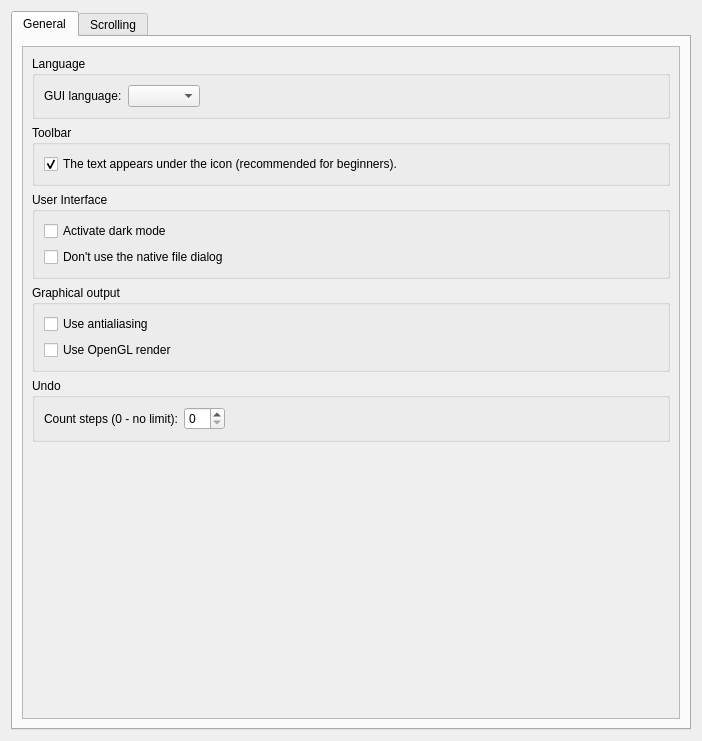
<?xml version="1.0" encoding="UTF-8"?>
<ui version="4.0">
 <class>PuzzlePreferencesConfigurationPage</class>
 <widget class="QWidget" name="PuzzlePreferencesConfigurationPage">
  <property name="geometry">
   <rect>
    <x>0</x>
    <y>0</y>
    <width>702</width>
    <height>741</height>
   </rect>
  </property>
  <property name="windowTitle">
   <string>Form</string>
  </property>
  <layout class="QVBoxLayout" name="verticalLayout">
   <item>
    <widget class="QTabWidget" name="tabWidget">
     <property name="currentIndex">
      <number>0</number>
     </property>
     <widget class="QWidget" name="tabGeneral">
      <attribute name="title">
       <string>General</string>
      </attribute>
      <layout class="QVBoxLayout" name="verticalLayout_2">
       <item>
        <widget class="QScrollArea" name="scrollArea">
         <property name="widgetResizable">
          <bool>true</bool>
         </property>
         <widget class="QWidget" name="scrollAreaWidgetContents">
          <property name="geometry">
           <rect>
            <x>0</x>
            <y>0</y>
            <width>660</width>
            <height>672</height>
           </rect>
          </property>
          <layout class="QVBoxLayout" name="verticalLayout_6">
           <item>
            <widget class="QGroupBox" name="groupBox_2">
             <property name="title">
              <string>Language</string>
             </property>
             <layout class="QFormLayout" name="formLayout">
              <property name="fieldGrowthPolicy">
               <enum>QFormLayout::ExpandingFieldsGrow</enum>
              </property>
              <item row="0" column="0">
               <widget class="QLabel" name="label_2">
                <property name="text">
                 <string>GUI language:</string>
                </property>
               </widget>
              </item>
              <item row="0" column="1">
               <widget class="QComboBox" name="langCombo"/>
              </item>
             </layout>
            </widget>
           </item>
           <item>
            <widget class="QGroupBox" name="groupBox_6">
             <property name="title">
              <string>Toolbar</string>
             </property>
             <layout class="QVBoxLayout" name="verticalLayout_4">
              <item>
               <widget class="QCheckBox" name="toolBarStyleCheck">
                <property name="text">
                 <string>The text appears under the icon (recommended for beginners).</string>
                </property>
                <property name="checked">
                 <bool>true</bool>
                </property>
               </widget>
              </item>
             </layout>
            </widget>
           </item>
           <item>
            <widget class="QGroupBox" name="groupBox_4">
             <property name="title">
              <string>User Interface</string>
             </property>
             <layout class="QVBoxLayout" name="verticalLayout_5">
              <item>
               <widget class="QCheckBox" name="darkModeCheck">
                <property name="text">
                 <string>Activate dark mode</string>
                </property>
               </widget>
              </item>
              <item>
               <widget class="QCheckBox" name="checkBoxDontUseNativeDialog">
                <property name="text">
                 <string>Don't use the native file dialog</string>
                </property>
               </widget>
              </item>
             </layout>
            </widget>
           </item>
           <item>
            <widget class="QGroupBox" name="groupBox_3">
             <property name="title">
              <string>Graphical output</string>
             </property>
             <layout class="QVBoxLayout" name="verticalLayout_3">
              <item>
               <widget class="QCheckBox" name="graphOutputCheck">
                <property name="text">
                 <string>Use antialiasing</string>
                </property>
               </widget>
              </item>
              <item>
               <widget class="QCheckBox" name="checkBoxOpenGLRender">
                <property name="toolTip">
                 <string>Use OpenGL to render a scene.
This option will take an affect after restart.</string>
                </property>
                <property name="text">
                 <string>Use OpenGL render</string>
                </property>
                <property name="tristate">
                 <bool>false</bool>
                </property>
               </widget>
              </item>
             </layout>
            </widget>
           </item>
           <item>
            <widget class="QGroupBox" name="groupBox_5">
             <property name="title">
              <string>Undo</string>
             </property>
             <layout class="QFormLayout" name="formLayout_2">
              <property name="fieldGrowthPolicy">
               <enum>QFormLayout::ExpandingFieldsGrow</enum>
              </property>
              <item row="0" column="0">
               <widget class="QLabel" name="label_3">
                <property name="text">
                 <string>Count steps (0 - no limit):</string>
                </property>
               </widget>
              </item>
              <item row="0" column="1">
               <widget class="QSpinBox" name="undoCount"/>
              </item>
             </layout>
            </widget>
           </item>
           <item>
            <spacer name="verticalSpacer">
             <property name="orientation">
              <enum>Qt::Vertical</enum>
             </property>
             <property name="sizeHint" stdset="0">
              <size>
               <width>20</width>
               <height>40</height>
              </size>
             </property>
            </spacer>
           </item>
          </layout>
         </widget>
        </widget>
       </item>
      </layout>
     </widget>
     <widget class="QWidget" name="tabScrolling">
      <attribute name="title">
       <string>Scrolling</string>
      </attribute>
      <layout class="QVBoxLayout" name="verticalLayout_7">
       <item>
        <widget class="QScrollArea" name="scrollArea_2">
         <property name="widgetResizable">
          <bool>true</bool>
         </property>
         <widget class="QWidget" name="scrollAreaWidgetContents_2">
          <property name="geometry">
           <rect>
            <x>0</x>
            <y>0</y>
            <width>660</width>
            <height>672</height>
           </rect>
          </property>
          <layout class="QVBoxLayout" name="verticalLayout_8">
           <item>
            <widget class="QGroupBox" name="groupBox">
             <property name="title">
              <string>Animation</string>
             </property>
             <layout class="QFormLayout" name="formLayout_3">
              <property name="fieldGrowthPolicy">
               <enum>QFormLayout::ExpandingFieldsGrow</enum>
              </property>
              <item row="0" column="0">
               <widget class="QLabel" name="label_8">
                <property name="text">
                 <string>Duration:</string>
                </property>
               </widget>
              </item>
              <item row="0" column="1">
               <widget class="QSpinBox" name="spinBoxDuration">
                <property name="toolTip">
                 <string>Scrolling animation duration</string>
                </property>
                <property name="suffix">
                 <string comment="milliseconds">ms</string>
                </property>
                <property name="minimum">
                 <number>100</number>
                </property>
                <property name="maximum">
                 <number>1000</number>
                </property>
                <property name="value">
                 <number>300</number>
                </property>
               </widget>
              </item>
              <item row="1" column="0">
               <widget class="QLabel" name="label_10">
                <property name="text">
                 <string>Update interval:</string>
                </property>
               </widget>
              </item>
              <item row="1" column="1">
               <widget class="QSpinBox" name="spinBoxUpdateInterval">
                <property name="toolTip">
                 <string>Time in milliseconds between each animation update</string>
                </property>
                <property name="suffix">
                 <string comment="milliseconds">ms</string>
                </property>
                <property name="minimum">
                 <number>10</number>
                </property>
                <property name="maximum">
                 <number>100</number>
                </property>
                <property name="value">
                 <number>30</number>
                </property>
               </widget>
              </item>
             </layout>
            </widget>
           </item>
           <item>
            <widget class="QGroupBox" name="groupBox_8">
             <property name="title">
              <string>Mouse scale</string>
             </property>
             <layout class="QFormLayout" name="formLayout_4">
              <property name="fieldGrowthPolicy">
               <enum>QFormLayout::ExpandingFieldsGrow</enum>
              </property>
              <item row="0" column="0">
               <widget class="QLabel" name="label_11">
                <property name="text">
                 <string comment="sensor mouse">Sensor:</string>
                </property>
               </widget>
              </item>
              <item row="0" column="1">
               <widget class="QDoubleSpinBox" name="doubleSpinBoxSensor">
                <property name="toolTip">
                 <string>Scale scrolling sensitivity for mouse with sensor</string>
                </property>
                <property name="minimum">
                 <double>1.000000000000000</double>
                </property>
                <property name="maximum">
                 <double>10.000000000000000</double>
                </property>
                <property name="singleStep">
                 <double>0.100000000000000</double>
                </property>
                <property name="value">
                 <double>2.000000000000000</double>
                </property>
               </widget>
              </item>
              <item row="1" column="0">
               <widget class="QLabel" name="label_12">
                <property name="text">
                 <string comment="mouse wheel">Wheel:</string>
                </property>
               </widget>
              </item>
              <item row="1" column="1">
               <widget class="QDoubleSpinBox" name="doubleSpinBoxWheel">
                <property name="toolTip">
                 <string>Scale scrolling sensitivity for mouse with wheel</string>
                </property>
                <property name="minimum">
                 <double>1.000000000000000</double>
                </property>
                <property name="maximum">
                 <double>100.000000000000000</double>
                </property>
                <property name="singleStep">
                 <double>0.100000000000000</double>
                </property>
                <property name="value">
                 <double>45.000000000000000</double>
                </property>
               </widget>
              </item>
             </layout>
            </widget>
           </item>
           <item>
            <widget class="QGroupBox" name="groupBox_7">
             <property name="title">
              <string>Scrolling</string>
             </property>
             <layout class="QFormLayout" name="formLayout_5">
              <property name="fieldGrowthPolicy">
               <enum>QFormLayout::ExpandingFieldsGrow</enum>
              </property>
              <item row="0" column="0">
               <widget class="QLabel" name="label_13">
                <property name="text">
                 <string>Acceleration:</string>
                </property>
               </widget>
              </item>
              <item row="0" column="1">
               <widget class="QDoubleSpinBox" name="doubleSpinBoxAcceleration">
                <property name="minimum">
                 <double>1.000000000000000</double>
                </property>
                <property name="maximum">
                 <double>10.000000000000000</double>
                </property>
                <property name="singleStep">
                 <double>0.100000000000000</double>
                </property>
                <property name="value">
                 <double>1.300000000000000</double>
                </property>
               </widget>
              </item>
             </layout>
            </widget>
           </item>
           <item>
            <spacer name="verticalSpacer_2">
             <property name="orientation">
              <enum>Qt::Vertical</enum>
             </property>
             <property name="sizeHint" stdset="0">
              <size>
               <width>20</width>
               <height>359</height>
              </size>
             </property>
            </spacer>
           </item>
          </layout>
         </widget>
        </widget>
       </item>
      </layout>
     </widget>
    </widget>
   </item>
  </layout>
 </widget>
 <resources/>
 <connections/>
</ui>
